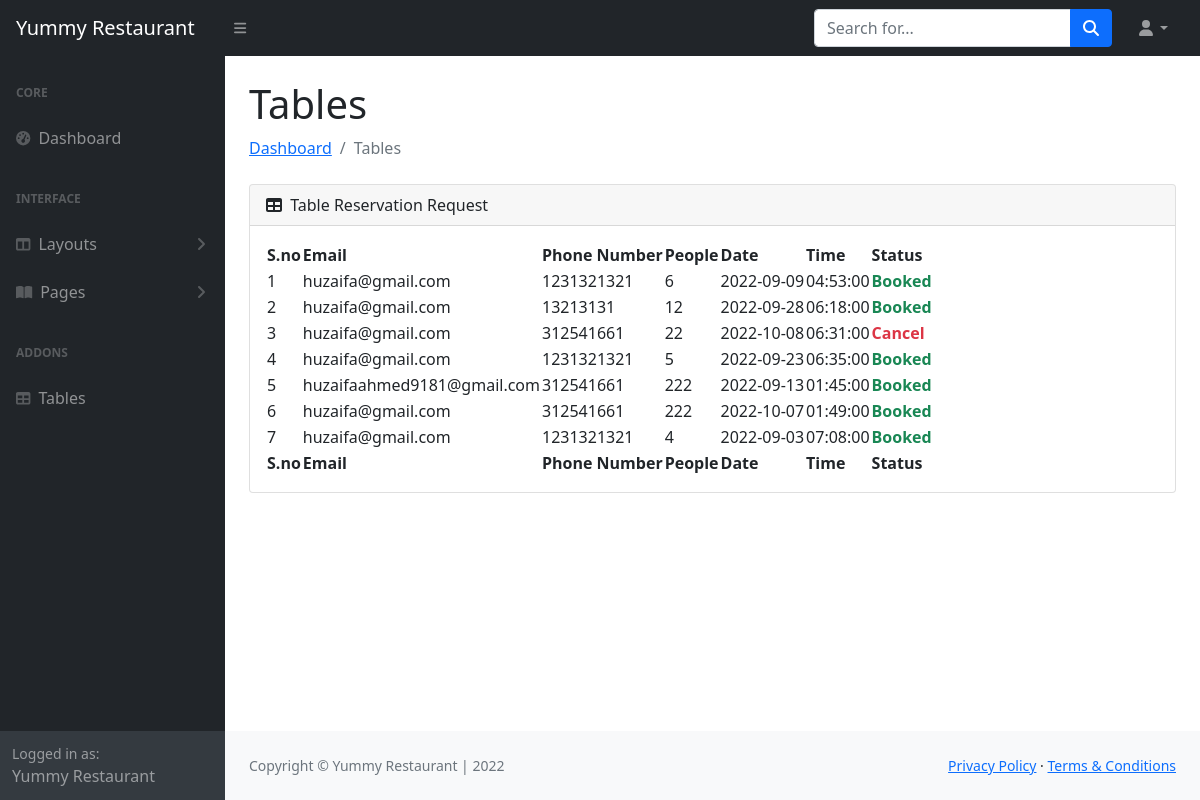
The app's page /admin_panel/tables.php (signed in) with its own data.
### tables this page shows
CREATE TABLE `table_reservation` (
  `id` int(11) NOT NULL,
  `email` varchar(50) NOT NULL,
  `phone` int(11) NOT NULL,
  `people` int(30) NOT NULL,
  `table_book` varchar(20) NOT NULL,
  `date` date NOT NULL,
  `time` time NOT NULL
);

### admin_panel/tables.php (the view, shortened to what this page needs)
<!DOCTYPE html>
<html lang="en">
    <head>
        <link href="https://cdn.jsdelivr.net/npm/simple-datatables@latest/dist/style.css" rel="stylesheet" />
        <link href="css/styles.css" rel="stylesheet" />
    </head>
    <body class="sb-nav-fixed">
        <nav class="sb-topnav navbar navbar-expand navbar-dark bg-dark">
            <a class="navbar-brand ps-3" href="index.php">Yummy Restaurant</a>
            <button class="btn btn-link btn-sm order-1 order-lg-0 me-4 me-lg-0" id="sidebarToggle" href="#!"><i class="fas fa-bars"></i></button>
            <form class="d-none d-md-inline-block form-inline ms-auto me-0 me-md-3 my-2 my-md-0">
                <div class="input-group">
                    <input class="form-control" type="text" placeholder="Search for..." aria-label="Search for..." aria-describedby="btnNavbarSearch" />
                    <button class="btn btn-primary" id="btnNavbarSearch" type="button"><i class="fas fa-search"></i></button>
                </div>
            </form>
            <ul class="navbar-nav ms-auto ms-md-0 me-3 me-lg-4">
                <li class="nav-item dropdown">
                    <a class="nav-link dropdown-toggle" id="navbarDropdown" href="#" role="button" data-bs-toggle="dropdown" aria-expanded="false"><i class="fas fa-user fa-fw"></i></a>
                </li>
            </ul>
        </nav>
        <div id="layoutSidenav">
            <div id="layoutSidenav_nav">
                <nav class="sb-sidenav accordion sb-sidenav-dark" id="sidenavAccordion">
                    <div class="sb-sidenav-menu">
                        <div class="nav">
                            <div class="sb-sidenav-menu-heading">Core</div>
                            <a class="nav-link" href="index.php">
                                <div class="sb-nav-link-icon"><i class="fas fa-tachometer-alt"></i></div>
                                Dashboard
                            </a>
                            <div class="sb-sidenav-menu-heading">Interface</div>
                            <a class="nav-link collapsed" href="#" data-bs-toggle="collapse" data-bs-target="#collapseLayouts" aria-expanded="false" aria-controls="collapseLayouts">
                                <div class="sb-nav-link-icon"><i class="fas fa-columns"></i></div>
                                Layouts
                                <div class="sb-sidenav-collapse-arrow"><i class="fas fa-angle-down"></i></div>
                            </a>
                            <a class="nav-link collapsed" href="#" data-bs-toggle="collapse" data-bs-target="#collapsePages" aria-expanded="false" aria-controls="collapsePages">
                                <div class="sb-nav-link-icon"><i class="fas fa-book-open"></i></div>
                                Pages
                                <div class="sb-sidenav-collapse-arrow"><i class="fas fa-angle-down"></i></div>
                            </a>
                            <div class="sb-sidenav-menu-heading">Addons</div>
                            <a class="nav-link" href="tables.php">
                                <div class="sb-nav-link-icon"><i class="fas fa-table"></i></div>
                                Tables
                            </a>
                        </div>
                    </div>
                    <div class="sb-sidenav-footer">
                        <div class="small">Logged in as:</div>
                        Yummy Restaurant
                    </div>
                </nav>
            </div>
            <div id="layoutSidenav_content">
                <main>
                    <div class="container-fluid px-4">
                        <h1 class="mt-4">Tables</h1>
                        <ol class="breadcrumb mb-4">
                            <li class="breadcrumb-item"><a href="index.php">Dashboard</a></li>
                            <li class="breadcrumb-item active">Tables</li>
                        </ol>
                        <div class="card mb-4">
                            <div class="card-header">
                                <i class="fas fa-table me-1"></i>
                                Table Reservation Request
                            </div>
                            <div class="card-body">
                                <table id="datatablesSimple">
                                    <thead>
                                        <tr>
                                            <th>S.no</th>
                                            <th>Email</th>
                                            <th>Phone Number</th>
                                            <th>People</th>
                                            <th>Date</th>
                                            <th>Time</th>
                                            <th>Status</th>
                                        </tr>
                                    </thead>
                                    <tfoot>
                                        <tr>
                                            <th>S.no</th>
                                            <th>Email</th>
                                            <th>Phone Number</th>
                                            <th>People</th>
                                            <th>Date</th>
                                            <th>Time</th>
                                            <th>Status</th>
                                        </tr>
                                    </tfoot>
                                    <tbody>
                                    <?php
                                        include "php/database.php";
                                        $sql = "SELECT * FROM `table_reservation`;";
                                        $result = mysqli_query($conn,$sql);
                                        $count = 1;
                                        while($data = mysqli_fetch_assoc($result)){
                                            echo '<tr>
                                            <td>'.$count.'</td>
                                            <td>' . $data['email'] .'</td>
                                            <td>' . $data['phone'] .'</td>
                                            <td>' . $data['people'] .'</td>
                                            <td>' . $data['date'] .'</td>
                                            <td>' . $data['time'] .'</td>';
                                            if($data['table_book'] == "Cancel"){
                                                echo '<td class="text-danger"><b>Cancel</b></td>';
                                            }elseif($data['table_book'] == "Booked"){
                                                echo '<td class="text-success"><b>Booked</b></td>';
                                            }else{
                                                echo " <td><span><a href='?approve_id=".$data['id']."' class='btn btn-success my-2 mx-2 '>Approve</a>||<a href='?cancel=".$data['id']."' class='mx-2 btn btn-danger ' >Decline</a></span></td>
                                              </tr>";
                                            }
                                          $count = $count +1;
                                        }
                                    ?>
                                    </tbody>
                                </table>
                            </div>
                        </div>
                    </div>
                </main>
                <footer class="py-4 bg-light mt-auto">
                    <div class="container-fluid px-4">
                        <div class="d-flex align-items-center justify-content-between small">
                            <div class="text-muted">Copyright &copy; Yummy Restaurant | 2022</div>
                            <div>
                                <a href="#">Privacy Policy</a>
                                &middot;
                                <a href="#">Terms &amp; Conditions</a>
                            </div>
                        </div>
                    </div>
                </footer>
            </div>
        </div>
    </body>
</html>

### records on screen
table_reservation: email "huzaifa@gmail.com", phone "1231321321", people "6", date "2022-09-09", time "04:53:00", table_book "Booked"
table_reservation: email "huzaifa@gmail.com", phone "13213131", people "12", date "2022-09-28", time "06:18:00", table_book "Booked"
table_reservation: email "huzaifa@gmail.com", phone "312541661", people "22", date "2022-10-08", time "06:31:00", table_book "Cancel"
table_reservation: email "huzaifa@gmail.com", phone "1231321321", people "5", date "2022-09-23", time "06:35:00", table_book "Booked"
table_reservation: email "huzaifaahmed9181@gmail.com", phone "312541661", people "222", date "2022-09-13", time "01:45:00", table_book "Booked"
table_reservation: email "huzaifa@gmail.com", phone "312541661", people "222", date "2022-10-07", time "01:49:00", table_book "Booked"
table_reservation: email "huzaifa@gmail.com", phone "1231321321", people "4", date "2022-09-03", time "07:08:00", table_book "Booked"
